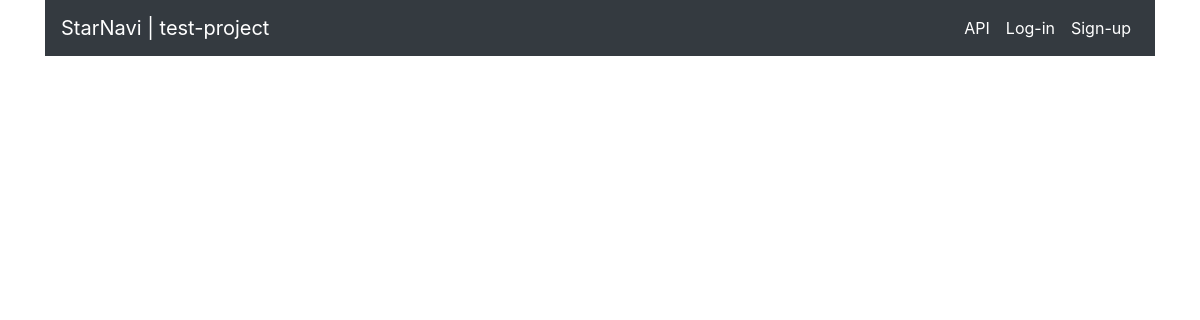
The app's page /, older data.
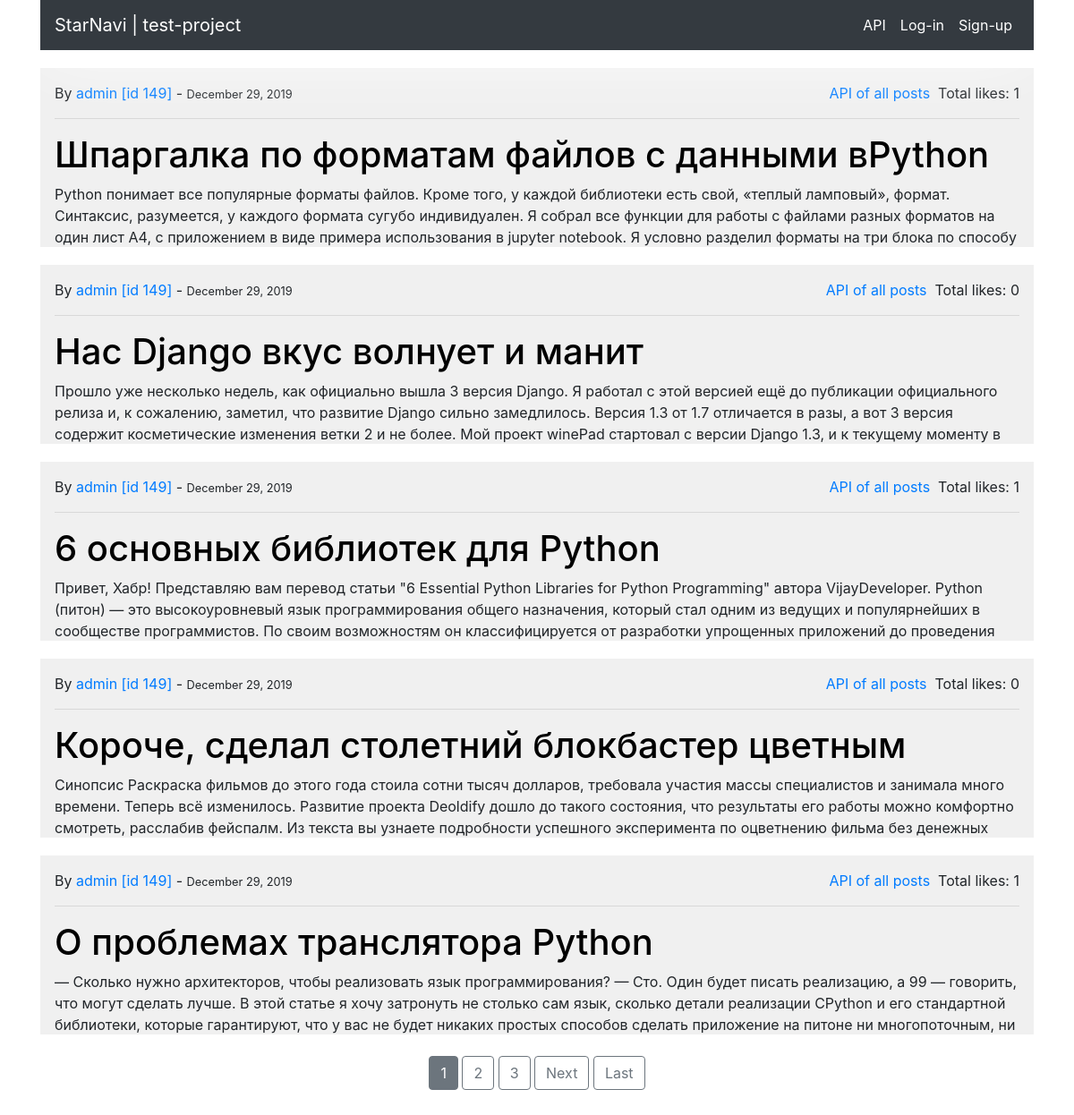
The same page, newer data.
### blog/models.py (models this page shows, shortened)
class Post(models.Model):
	author = models.ForeignKey(User, on_delete=models.CASCADE)
	title = models.CharField(max_length=50)
	desctiption = models.TextField()  # fix to 'description' in production
	date = models.DateTimeField(default=timezone.now)
	like = models.ManyToManyField(User, blank=True, related_name='post_like')
	class Meta:
		ordering = ['-date']

### blog/views.py (the view)
class PostListView(ListView):
    model = Post
    template_name = 'home-page.html'
    context_object_name = 'posts'
    paginate_by = 5

### blog/templates/home-page.html (shortened to what this page needs)
{% extends 'base.html' %}
{% block content %}
    {% for post in posts %}
    	<div class="post container" style="max-height: 200px;
										   overflow: hidden;
										   text-overflow: ellipsis;">
    		<span class="post-authon post-date">
    			By <a href="{% url 'user-posts' post.author.username %}">
    				{{ post.author }} [id {{ post.author.id }}]
    				</a>
    				  -
    				 <small>
    				 	{{ post.date|date:'F d, Y' }}
					 </small>
					 <p class='float-right'>
						 Total likes: {{ post.like.count }}
					 </p>
					 <a class="float-right" href="http://127.0.0.1:8000/api/posts/blog/?format=json">
						API of all posts &nbsp;
					</a>
    		</span>
    		<hr/>
	        <h1 class="title">
				<a class="post-title" href="http://127.0.0.1:8000/post/{{ post.id }}">
					{{ post.title }}
				</a>
	        </h1>
	        <span class="post-descs">
	            {{ post.desctiption }}
	        </span>
	    </div>
	{% endfor %}
	<br/>
	<div style='text-align: center;'>
		{% if is_paginated %}
			{% for each_number in page_obj.paginator.page_range %}
				{% if page_obj.number == each_number %}
				<a class="btn btn-secondary mb-4"
					href="?page={{ each_number }}">
					{{ each_number }}
				</a>
				{% elif each_number > page_obj.number|add:'-3' and each_number < page_obj.number|add:'3' %}
				<a class="btn btn-outline-secondary mb-4"
					href="?page={{ each_number }}">
					{{ each_number }}
				</a>
				{% endif %}
			{% endfor %}
			{% if page_obj.has_next %}
				<a class="btn btn-outline-secondary mb-4 nextBtn"
					href="?page={{ page_obj.next_page_number }}">
					Next
				</a>
				<a class="btn btn-outline-secondary mb-4"
				href="?page={{ page_obj.paginator.num_pages }}">
					Last
				</a>
			{% endif %}
		{% endif %}
	</div>
	<br/>
{% endblock %}

Row changes from the older to the newer data that the page shows:
added Post: author "admin", author.id "149", date "December 29, 2019", like.count "1", title "Шпаргалка по форматам файлов с данными вPython", desctiption "Python понимает все популярные форматы файлов. Кроме того, у каждой библиотеки есть свой, «теплый ламповый», формат. Синтаксис, разумеется, у каждого формата сугубо индивидуален. Я собрал все функции для работы с файлами разных форматов на один лист A4, с приложением в виде примера использования в jupyter notebook. Я условно разделил форматы на три блока по способу…"
added Post: author "admin", author.id "149", date "December 29, 2019", like.count "0", title "Нас Django вкус волнует и манит", desctiption "Прошло уже несколько недель, как официально вышла 3 версия Django. Я работал с этой версией ещё до публикации официального релиза и, к сожалению, заметил, что развитие Django сильно замедлилось. Версия 1.3 от 1.7 отличается в разы, а вот 3 версия содержит косметические изменения ветки 2 и не более. Мой проект winePad стартовал с версии Django 1.3, и к текущему моменту в…"
added Post: author "admin", author.id "149", date "December 29, 2019", like.count "1", title "6 основных библиотек для Python", desctiption "Привет, Хабр! Представляю вам перевод статьи \"6 Essential Python Libraries for Python Programming\" автора VijayDeveloper. Python (питон) — это высокоуровневый язык программирования общего назначения, который стал одним из ведущих и популярнейших в сообществе программистов. По своим возможностям он классифицируется от разработки упрощенных приложений до проведения…"
added Post: author "admin", author.id "149", date "December 29, 2019", like.count "0", title "Короче, сделал столетний блокбастер цветным", desctiption "Синопсис Раскраска фильмов до этого года стоила сотни тысяч долларов, требовала участия массы специалистов и занимала много времени. Теперь всё изменилось. Развитие проекта Deoldify дошло до такого состояния, что результаты его работы можно комфортно смотреть, расслабив фейспалм. Из текста вы узнаете подробности успешного эксперимента по оцветнению фильма без денежных…"
added Post: author "admin", author.id "149", date "December 29, 2019", like.count "1", title "О проблемах транслятора Python", desctiption "— Сколько нужно архитекторов, чтобы реализовать язык программирования? — Сто. Один будет писать реализацию, а 99 — говорить, что могут сделать лучше. В этой статье я хочу затронуть не столько сам язык, сколько детали реализации CPython и его стандартной библиотеки, которые гарантируют, что у вас не будет никаких простых способов сделать приложение на питоне ни многопоточным, ни…"
Text that changed along with them:
new list line: "1"
new list line: "2"
new list line: "3"
text now shown: "Next Last"
